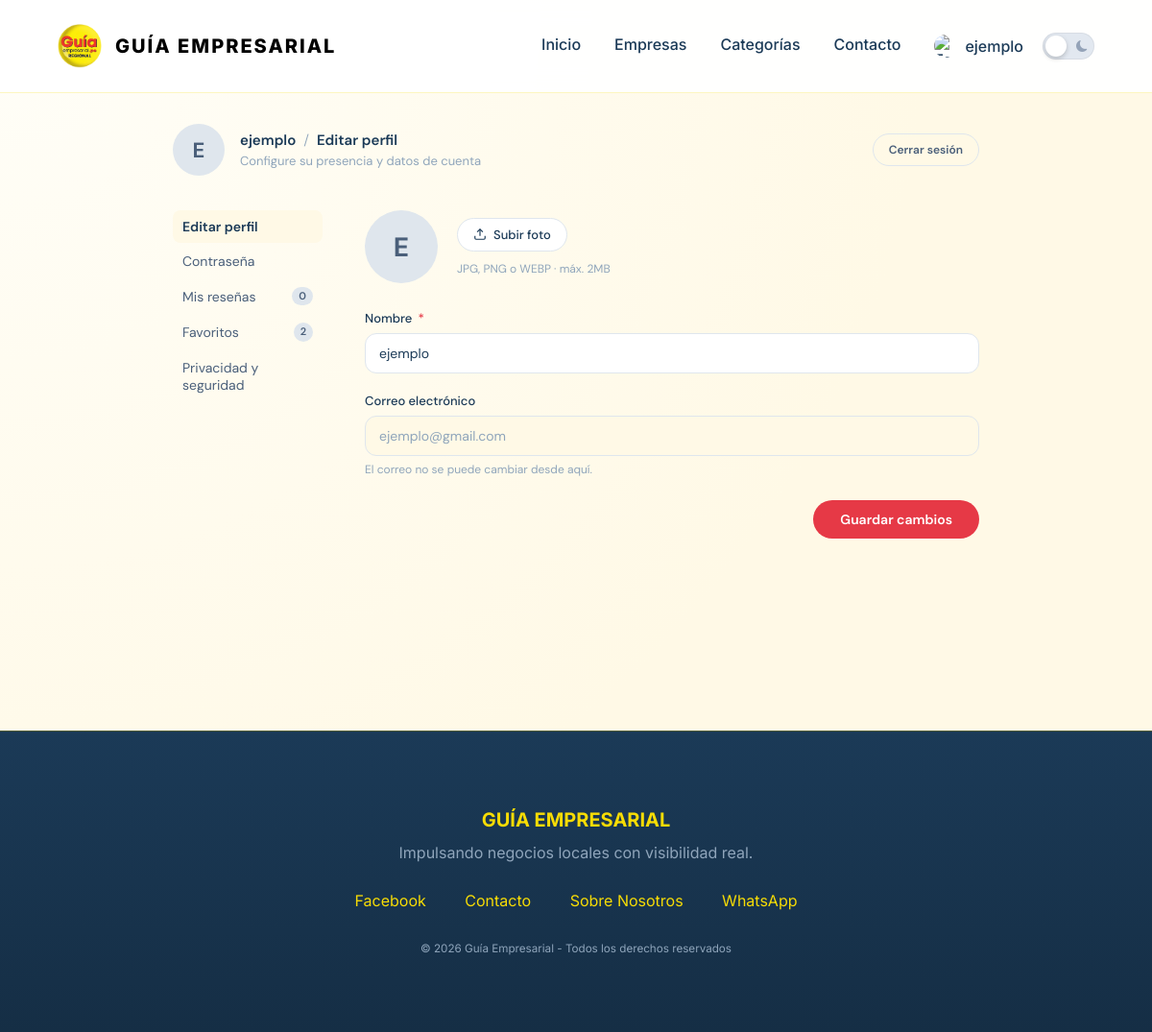
Screenshot of /mi_cuenta (signed in) with the database file from the repository.
### tables this page shows
CREATE TABLE `usuarios_publicos` (
  `id` int(11) NOT NULL,
  `nombre` varchar(100) NOT NULL,
  `email` varchar(255) NOT NULL,
  `password_hash` varchar(255) NOT NULL,
  `foto_perfil` varchar(255) DEFAULT NULL,
  `fecha_registro` timestamp NOT NULL DEFAULT current_timestamp(),
  `codigo_verificacion` varchar(6) DEFAULT NULL,
  `codigo_expira` int(11) DEFAULT NULL,
  `verificado` tinyint(1) DEFAULT 0,
  `visibilidad_resenas` enum('publico','anonimo') DEFAULT 'publico'
);

### mi_cuenta.php (the view, shortened to what this page needs)
<?php
include 'db.php';
$id_u = intval($_SESSION['usuario_publico_id']);
$stmt_u = $conexion->prepare("SELECT * FROM usuarios_publicos WHERE id = ?");
$stmt_u->bind_param("i", $id_u);
$stmt_u->execute();
$u = $stmt_u->get_result()->fetch_assoc();
$mis_resenas = [];
$stmt_favs_q = $conexion->prepare(
  "SELECT e.*, c.nombre AS categoria,
          GROUP_CONCAT(g.foto ORDER BY g.orden ASC, g.id_foto ASC SEPARATOR ',') as fotos_galeria
   FROM favoritos f
   JOIN empresas e ON f.id_empresa = e.id_empresa
   JOIN categorias c ON e.id_categoria = c.id_categoria
   LEFT JOIN empresa_galeria g ON e.id_empresa = g.id_empresa
   WHERE f.id_usuario_publico = ?
   GROUP BY e.id_empresa
   ORDER BY f.fecha_agregado DESC"
);
$stmt_favs_q->bind_param("i", $id_u);
$stmt_favs_q->execute();
$res_favs = $stmt_favs_q->get_result();
$mis_favoritos = [];
while ($f = $res_favs->fetch_assoc()) {
  $mis_favoritos[] = $f;
}
?>
<?php
include 'includes/header.php';
?>
<link rel="stylesheet" href="assets/css/mi_cuenta.css">
<div class="mc-page">
  <header class="mc-header">
    <div class="mc-header-avatar">
      <?php if (!empty($u['foto_perfil'])): ?>
        <img src="assets/img/avatars/<?= htmlspecialchars($u['foto_perfil']) ?>" alt="Avatar">
      <?php else: ?>
        <span><?= mb_strtoupper(mb_substr($u['nombre'], 0, 1)) ?></span>
      <?php endif; ?>
    </div>
    <div class="mc-header-text">
      <div class="mc-header-title">
        <?= htmlspecialchars($u['nombre']) ?>
        <span class="mc-sep">/</span>
        <span class="mc-section-label" id="mc-header-section">Editar perfil</span>
      </div>
      <div class="mc-header-sub" id="mc-header-sub">Configure su presencia y datos de cuenta</div>
    </div>
    <a href="logout_usuario" class="mc-logout">Cerrar sesión</a>
  </header>
  <div class="mc-layout">
    <aside class="mc-sidebar">
      <nav>
        <a class="mc-nav-link active" onclick="mcSwitch('perfil')" id="mcnav-perfil">Editar perfil</a>
        <a class="mc-nav-link" onclick="mcSwitch('password')" id="mcnav-password">Contraseña</a>
        <a class="mc-nav-link" onclick="mcSwitch('resenas')" id="mcnav-resenas">
          Mis reseñas
          <span class="mc-badge" id="badge-resenas"><?= count($mis_resenas) ?></span>
        </a>
        <a class="mc-nav-link" onclick="mcSwitch('favoritos')" id="mcnav-favoritos">
          Favoritos
          <span class="mc-badge" id="badge-favoritos"><?= count($mis_favoritos) ?></span>
        </a>
        <a class="mc-nav-link" onclick="mcSwitch('privacidad')" id="mcnav-privacidad">Privacidad y seguridad</a>
      </nav>
    </aside>
    <main class="mc-content">
      <div class="mc-panel active" id="mc-panel-perfil">
        <div class="mc-avatar-row">
          <div class="mc-avatar-preview" id="mc-avatar-preview">
            <?php if (!empty($u['foto_perfil'])): ?>
              <img src="assets/img/avatars/<?= htmlspecialchars($u['foto_perfil']) ?>" alt="Avatar">
            <?php else: ?>
              <span><?= mb_strtoupper(mb_substr($u['nombre'], 0, 1)) ?></span>
            <?php endif; ?>
          </div>
          <div class="mc-avatar-actions">
            <form method="POST" enctype="multipart/form-data" id="form-foto">
              <label class="mc-btn-upload" for="foto_input">
                <svg width="14" height="14" viewBox="0 0 24 24" fill="none" stroke="currentColor" stroke-width="2">
                  <path d="M21 15v4a2 2 0 0 1-2 2H5a2 2 0 0 1-2-2v-4" />
                  <polyline points="17 8 12 3 7 8" />
                  <line x1="12" y1="3" x2="12" y2="15" />
                </svg>
                Subir foto
              </label>
            </form>
            <span class="mc-upload-hint">JPG, PNG o WEBP · máx. 2MB</span>
          </div>
        </div>
        <form method="POST" class="mc-form">
          <div class="mc-field">
            <label>Nombre <span class="mc-req">*</span></label>
            <input type="text" name="nombre" value="<?= htmlspecialchars($u['nombre']) ?>" required maxlength="100">
          </div>
          <div class="mc-field">
            <label>Correo electrónico</label>
            <input type="text" value="<?= htmlspecialchars($u['email']) ?>" disabled class="mc-disabled">
            <span class="mc-hint">El correo no se puede cambiar desde aquí.</span>
          </div>
          <div class="mc-form-footer">
            <button type="submit" class="mc-btn-primary">Guardar cambios</button>
          </div>
        </form>
      </div>
    </main>
  </div>
</div>
<?php include 'includes/footer.php'; ?>

### assets/css/style.css (style rules this page uses)
:root { --amarillo:#F7DC05;--rojo:#E63946;--azul:#1B3A57;--azul-oscuro:#152e45;--blanco:#ffffff;--primario:#10b981;--primario-hover:#059669;--ink:#1f2937;--ink-muted:#6b7280;--sky:#f0f9ff;--emerald:#10b981;--glass-bg:rgba(255,255,255,0.7);--glass-border:rgba(255,255,255,0.3);--shadow-sm:0 1px 2px 0 rgb(0 0 0 / 0.05);--shadow-md:0 4px 6px -1px rgb(0 0 0 / 0.1),0 2px 4px -2px rgb(0 0 0 / 0.1);--shadow-lg:0 10px 15px -3px rgb(0 0 0 / 0.1),0 4px 6px -4px rgb(0 0 0 / 0.1);--shadow-xl:0 20px 25px -5px rgb(0 0 0 / 0.1),0 8px 10px -6px rgb(0 0 0 / 0.1);--radius-sm:8px;--radius:12px;--radius-lg:20px;--radius-full:9999px;--grad-main:linear-gradient(135deg,var(--amarillo),var(--rojo));--grad-premium:linear-gradient(145deg,#f8fafc,#f1f5f9); }
html { height:100%; }
body { margin:0;padding:0;font-family:sans-serif;background:linear-gradient(#141e30,#243b55); }
*,*::before,*::after { margin:0;padding:0;box-sizing:border-box; }
html { scroll-behavior:smooth;overflow-x:hidden; }
body { font-family:'Inter',sans-serif;background:radial-gradient(circle at top left,#fffef8,#fff9e6 60%);color:var(--azul);min-height:100vh;display:flex;flex-direction:column;overflow-x:hidden; }
main { flex:1; }
body { opacity:1;transition:opacity 0.3s ease-out,transform 0.3s ease-out; }

### rows the page displays
usuarios_publicos: nombre "E", nombre "ejemplo", email "ejemplo@gmail.com"

### other values shown
$_SESSION['usuario_publico_nombre'] "ejemplo"
count($mis_resenas) "0"
count($mis_favoritos) "2"
